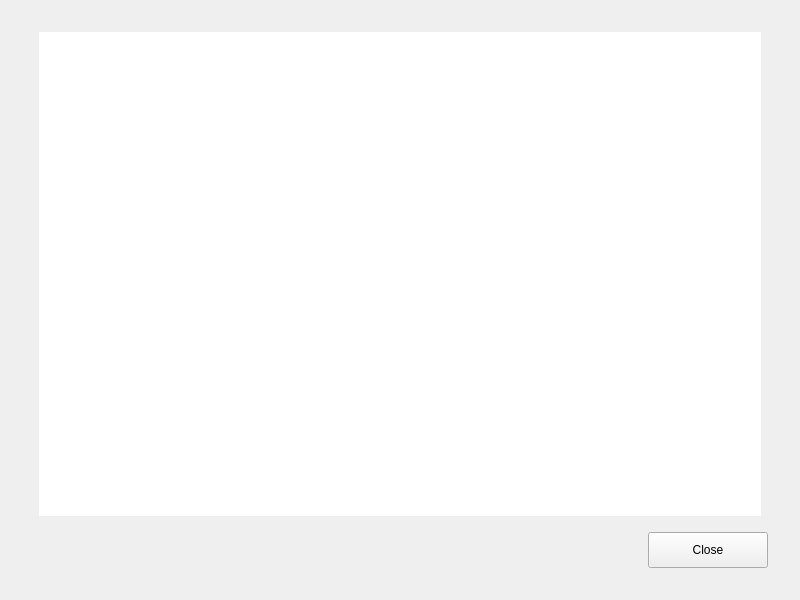
<?xml version="1.0" encoding="UTF-8"?>
<ui version="4.0">
 <class>ReleaseNotesContainer</class>
 <widget class="QWidget" name="ReleaseNotesContainer">
  <property name="geometry">
   <rect>
    <x>0</x>
    <y>0</y>
    <width>800</width>
    <height>600</height>
   </rect>
  </property>
  <layout class="QVBoxLayout" name="verticalLayout">
   <property name="spacing">
    <number>16</number>
   </property>
   <property name="leftMargin">
    <number>32</number>
   </property>
   <property name="topMargin">
    <number>32</number>
   </property>
   <property name="rightMargin">
    <number>32</number>
   </property>
   <property name="bottomMargin">
    <number>32</number>
   </property>
   <item>
    <layout class="QHBoxLayout" name="horizontalLayoutNotes" stretch="1,100,1">
     <item>
      <spacer name="horizontalSpacerNotesLeft">
       <property name="orientation">
        <enum>Qt::Orientation::Horizontal</enum>
       </property>
       <property name="sizeHint" stdset="0">
        <size>
         <width>0</width>
         <height>20</height>
        </size>
       </property>
      </spacer>
     </item>
     <item>
      <widget class="QTextBrowser" name="textBrowserNotes">
       <property name="sizePolicy">
        <sizepolicy hsizetype="Expanding" vsizetype="Expanding">
         <horstretch>0</horstretch>
         <verstretch>0</verstretch>
        </sizepolicy>
       </property>
       <property name="minimumSize">
        <size>
         <width>320</width>
         <height>0</height>
        </size>
       </property>
       <property name="maximumSize">
        <size>
         <width>1440</width>
         <height>16777215</height>
        </size>
       </property>
       <property name="frameShape">
        <enum>QFrame::Shape::NoFrame</enum>
       </property>
       <property name="openExternalLinks">
        <bool>true</bool>
       </property>
      </widget>
     </item>
     <item>
      <spacer name="horizontalSpacerNotesRight">
       <property name="orientation">
        <enum>Qt::Orientation::Horizontal</enum>
       </property>
       <property name="sizeHint" stdset="0">
        <size>
         <width>0</width>
         <height>20</height>
        </size>
       </property>
      </spacer>
     </item>
    </layout>
   </item>
   <item>
    <layout class="QHBoxLayout" name="horizontalLayoutButtons">
     <item>
      <spacer name="horizontalSpacer">
       <property name="orientation">
        <enum>Qt::Orientation::Horizontal</enum>
       </property>
       <property name="sizeHint" stdset="0">
        <size>
         <width>40</width>
         <height>20</height>
        </size>
       </property>
      </spacer>
     </item>
     <item>
      <widget class="QPushButton" name="pushButtonClose">
       <property name="minimumSize">
        <size>
         <width>120</width>
         <height>36</height>
        </size>
       </property>
       <property name="maximumSize">
        <size>
         <width>120</width>
         <height>16777215</height>
        </size>
       </property>
       <property name="text">
        <string>Close</string>
       </property>
      </widget>
     </item>
    </layout>
   </item>
  </layout>
 </widget>
 <resources/>
 <connections/>
</ui>
